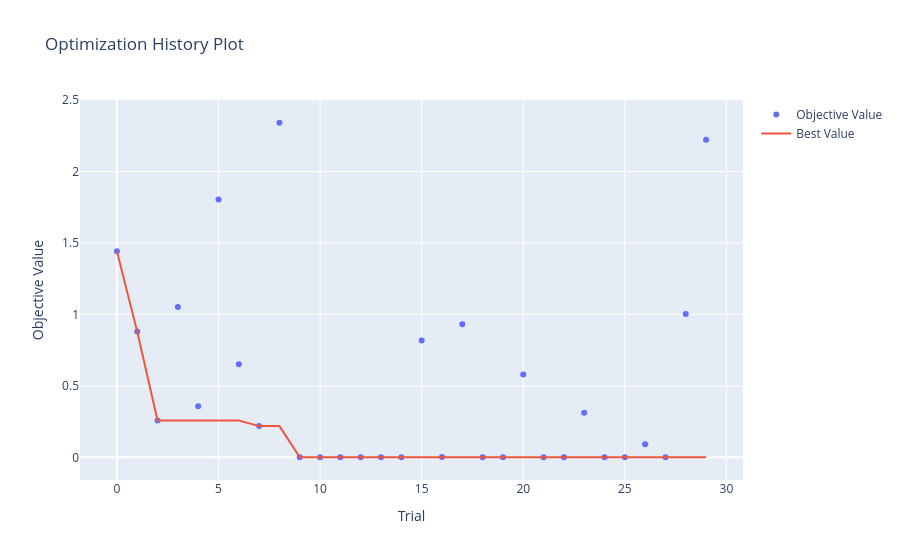

This figure's notebook cell:
### Code cell
# 绘制优化历史（看看 Loss 是如何随着试验次数下降的）
optuna.visualization.plot_optimization_history(study)

### Figure 1 — Plotly figure (JSON) as saved in the notebook; plotly's stock layout.template omitted (floating-point values rounded to 4 significant figures)
{"data": [{"mode": "markers", "name": "Objective Value", "type": "scatter", "x": [0, 1, 2, 3, 4, 5, 6, 7, 8, 9, 10, 11, 12, 13, 14, 15, 16, 17, 18, 19, 20, 21, 22, 23, 24, 25, 26, 27, 28, 29], "y": [1.442, 0.8801, 0.2575, 1.053, 0.357, 1.805, 0.6522, 0.2187, 2.342, 0.000949, 0.0009984, 0.001101, 0.0008692, 0.0009042, 0.0009226, 0.8186, 0.001664, 0.9317, 0.0008352, 0.0008868, 0.5805, 0.0009834, 0.001104, 0.3128, 0.0008152, 0.0008527, 0.09094, 0.0007682, 1.003, 2.222]}, {"mode": "lines", "name": "Best Value", "type": "scatter", "x": [0, 1, 2, 3, 4, 5, 6, 7, 8, 9, 10, 11, 12, 13, 14, 15, 16, 17, 18, 19, 20, 21, 22, 23, 24, 25, 26, 27, 28, 29], "y": [1.442, 0.8801, 0.2575, 0.2575, 0.2575, 0.2575, 0.2575, 0.2187, 0.2187, 0.000949, 0.000949, 0.000949, 0.0008692, 0.0008692, 0.0008692, 0.0008692, 0.0008692, 0.0008692, 0.0008352, 0.0008352, 0.0008352, 0.0008352, 0.0008352, 0.0008352, 0.0008152, 0.0008152, 0.0008152, 0.0007682, 0.0007682, 0.0007682]}, {"marker": {"color": "#cccccc"}, "mode": "markers", "name": "Infeasible Trial", "showlegend": false, "type": "scatter", "x": [], "y": []}], "layout": {"title": {"text": "Optimization History Plot"}, "xaxis": {"title": {"text": "Trial"}}, "yaxis": {"title": {"text": "Objective Value"}}}}
